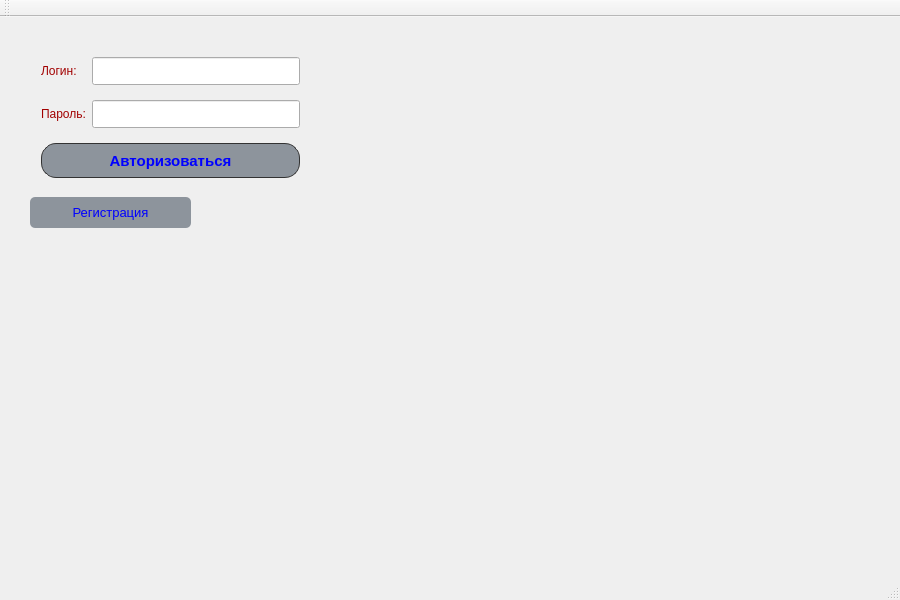
<?xml version="1.0" encoding="UTF-8"?>
<ui version="4.0">
 <class>MainWindow</class>
 <widget class="QMainWindow" name="MainWindow">
  <property name="geometry">
   <rect>
    <x>0</x>
    <y>0</y>
    <width>900</width>
    <height>600</height>
   </rect>
  </property>
  <property name="windowTitle">
   <string>MainWindow</string>
  </property>
  <widget class="QWidget" name="centralWidget">
   <widget class="QWidget" name="gridLayoutWidget">
    <property name="geometry">
     <rect>
      <x>30</x>
      <y>20</y>
      <width>281</width>
      <height>161</height>
     </rect>
    </property>
    <layout class="QGridLayout" name="gridLayout">
     <item row="0" column="1">
      <widget class="QLineEdit" name="LoginEdit">
       <property name="font">
        <font>
         <pointsize>13</pointsize>
        </font>
       </property>
      </widget>
     </item>
     <item row="0" column="0">
      <widget class="QLabel" name="label">
       <property name="styleSheet">
        <string notr="true">color: rgb(161, 0, 0);
font: 75 15pt &quot;MS Shell Dlg 2&quot;;</string>
       </property>
       <property name="text">
        <string>Логин:</string>
       </property>
      </widget>
     </item>
     <item row="1" column="0">
      <widget class="QLabel" name="label_2">
       <property name="styleSheet">
        <string notr="true">color: rgb(161, 0, 0);
font: 75 15pt &quot;MS Shell Dlg 2&quot;;</string>
       </property>
       <property name="text">
        <string>Пароль:</string>
       </property>
      </widget>
     </item>
     <item row="1" column="1">
      <widget class="QLineEdit" name="PasswordEdit">
       <property name="font">
        <font>
         <pointsize>13</pointsize>
        </font>
       </property>
       <property name="focusPolicy">
        <enum>Qt::StrongFocus</enum>
       </property>
       <property name="echoMode">
        <enum>QLineEdit::Password</enum>
       </property>
      </widget>
     </item>
     <item row="2" column="0" colspan="2">
      <widget class="QPushButton" name="pushButton">
       <property name="enabled">
        <bool>true</bool>
       </property>
       <property name="minimumSize">
        <size>
         <width>0</width>
         <height>35</height>
        </size>
       </property>
       <property name="font">
        <font>
         <pointsize>11</pointsize>
         <weight>75</weight>
         <bold>true</bold>
        </font>
       </property>
       <property name="cursor">
        <cursorShape>ArrowCursor</cursorShape>
       </property>
       <property name="styleSheet">
        <string notr="true">QPushButton:enabled {color: blue}
QPushButton{ 
background:#8d949c;
    border: 1px solid #333; /* Параметры рамки */
    border-radius: 15px; /* Радиус скругления */}
QPushButton:hover {color: red}</string>
       </property>
       <property name="text">
        <string>Авторизоваться</string>
       </property>
      </widget>
     </item>
    </layout>
   </widget>
   <widget class="QLabel" name="label_3">
    <property name="geometry">
     <rect>
      <x>-10</x>
      <y>0</y>
      <width>911</width>
      <height>550</height>
     </rect>
    </property>
    <property name="focusPolicy">
     <enum>Qt::NoFocus</enum>
    </property>
    <property name="text">
     <string/>
    </property>
    <property name="pixmap">
     <pixmap>C:/Users/User/Documents/IMJ/tmb_38555_5694.jpg</pixmap>
    </property>
    <property name="scaledContents">
     <bool>false</bool>
    </property>
   </widget>
   <widget class="QPushButton" name="pushButton_2">
    <property name="geometry">
     <rect>
      <x>30</x>
      <y>180</y>
      <width>161</width>
      <height>31</height>
     </rect>
    </property>
    <property name="font">
     <font>
      <pointsize>10</pointsize>
     </font>
    </property>
    <property name="styleSheet">
     <string notr="true">QPushButton:enabled {color: blue}
QPushButton{ 
background:#8d949c;
    border: 0px solid #333; /* Параметры рамки */
    border-radius: 5px; /* Радиус скругления */}
QPushButton:hover {color: red}</string>
    </property>
    <property name="text">
     <string>Регистрация</string>
    </property>
   </widget>
   <zorder>label_3</zorder>
   <zorder>gridLayoutWidget</zorder>
   <zorder>pushButton_2</zorder>
  </widget>
  <widget class="QMenuBar" name="menuBar">
   <property name="geometry">
    <rect>
     <x>0</x>
     <y>0</y>
     <width>900</width>
     <height>26</height>
    </rect>
   </property>
  </widget>
  <widget class="QToolBar" name="mainToolBar">
   <attribute name="toolBarArea">
    <enum>TopToolBarArea</enum>
   </attribute>
   <attribute name="toolBarBreak">
    <bool>false</bool>
   </attribute>
  </widget>
  <widget class="QStatusBar" name="statusBar"/>
 </widget>
 <layoutdefault spacing="6" margin="11"/>
 <resources/>
 <connections/>
</ui>
